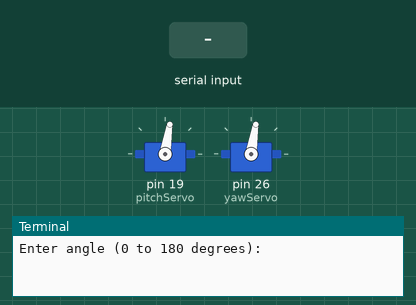
This program was run on a simulated Raspberry Pi (header pin numbers). Shown: 2 × servo, the last lines printed to the terminal. Inputs (shaded band) come from the test bench. Servo angles are drawn from the pulse width (0.5 ms = 0°, 2.5 ms = 180°).

Above: at 1.2 s.
1.3 s: "5" typed at the terminal, then Enter
At 2.3 s:
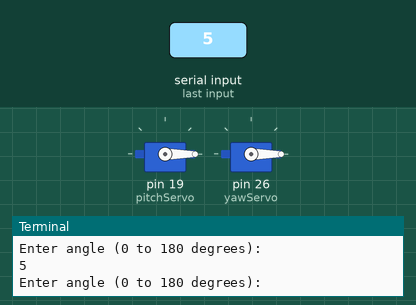
2.8 s: "90" typed at the terminal, then Enter
At 3.4 s:
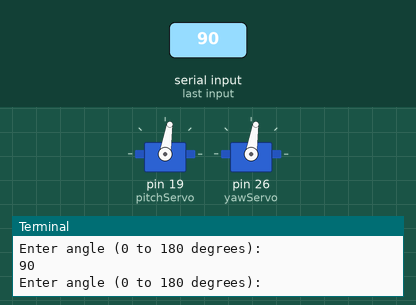
4.3 s: "1" typed at the terminal, then Enter
At 4.6 s:
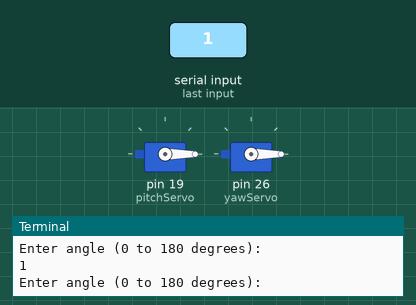
Timing chart, 0 to 7.3 s (numbered marks = the images above; inputs shaded):
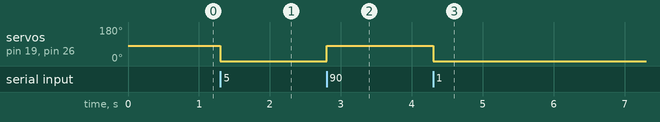

Measured:
- after the input at 1.3 s, servo on pin 19 (pitchServo), servo on pin 26 (yawServo): 81° → 0° at once
- after the input at 2.8 s, servo on pin 19 (pitchServo), servo on pin 26 (yawServo): 0° → 81° at once
- after the input at 4.3 s, servo on pin 19 (pitchServo), servo on pin 26 (yawServo): 81° → 0° at once

The program:

servo_test.py
```python
"""
Simple Application to test a servo's connection
"""
import RPi.GPIO as GPIO
import time

# Set GPIO mode
GPIO.setmode(GPIO.BOARD)

# Define GPIO pin for the servo
pitchServo = 19
yawServo = 26

# Set up the GPIO pin as output
GPIO.setup(pitchServo, GPIO.OUT)
GPIO.setup(yawServo, GPIO.OUT)

# Function to convert angle to duty cycle
def angle_to_duty_cycle(angle):
    dutyCycle = (angle / 18) + 2
    return dutyCycle

# Function to rotate the servo to a specific angle
def rotate_servo(angle, servoPWM):
    dutyCycle = angle_to_duty_cycle(angle)
    servoPWM.ChangeDutyCycle(dutyCycle)  # Adjust the sleep time as needed

# Create a PWM instance
pwmPitch = GPIO.PWM(pitchServo, 50)  # 50 Hz (20 ms PWM period)
pwmPitch.start(angle_to_duty_cycle(90))
pwmYaw = GPIO.PWM(yawServo, 50)
pwmYaw.start(angle_to_duty_cycle(90))

try:
    while True:
        angle = float(input("Enter angle (0 to 180 degrees): "))
        if 0 <= angle <= 180:
            rotate_servo(angle, pwmPitch)
            rotate_servo(angle, pwmYaw)
        else:
            print("Invalid angle! Angle must be between 0 and 180 degrees.")
except KeyboardInterrupt:
    print("\nProgram terminated by user.")
finally:
    pwmPitch.stop()
    pwmYaw.stop()
    GPIO.cleanup()
```
